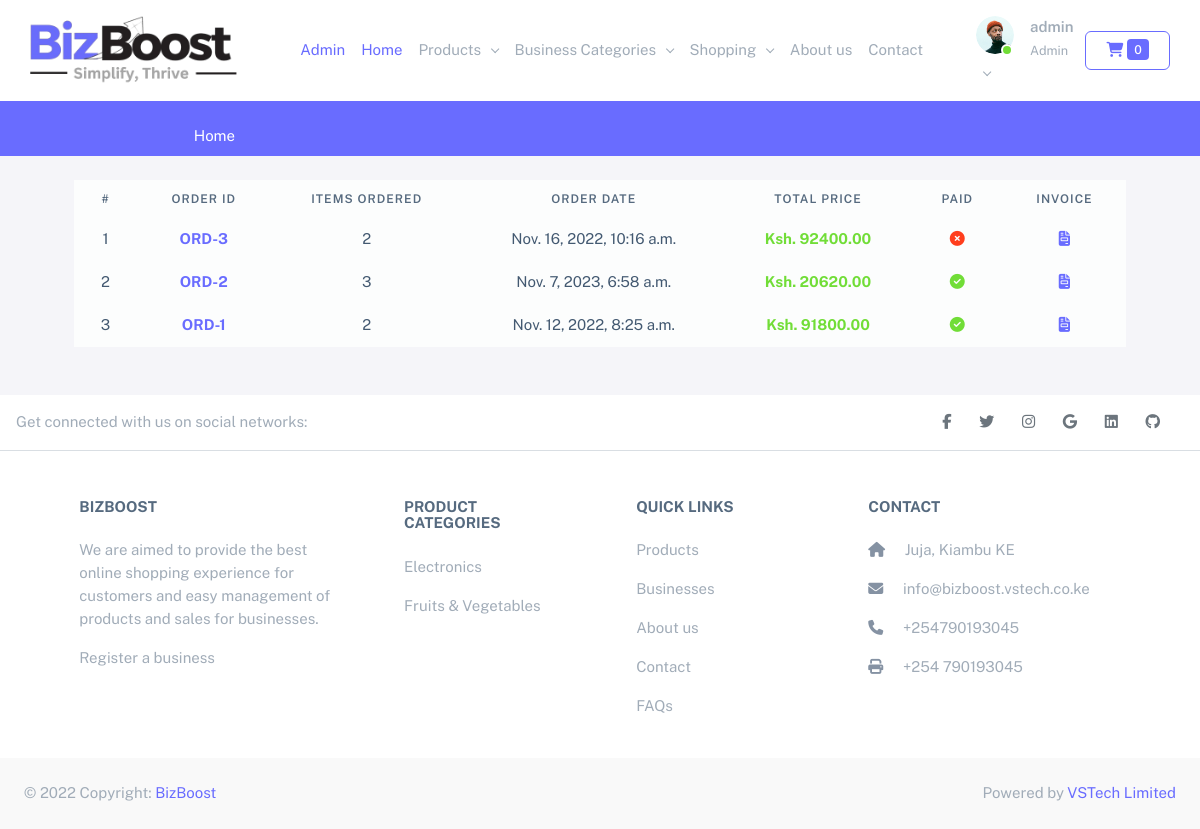
Page /order/history/ (signed in) on the committed database.
### users/models.py (models this page shows, shortened)
class Profile(models.Model):
    user = models.OneToOneField('auth.User', on_delete=models.CASCADE)
    gender = models.CharField(max_length=10, choices=GENDER_CHOICES)
    image = ResizedImageField(
        null=True,
        upload_to=content_file_name,
        blank=True,
        size=[500, 500]
    )
    phone_number = PhoneNumberField(null=True, blank=True)
    bio = models.TextField(max_length=500, blank=True, null=True)
    languages = models.ManyToManyField(Language, blank=True)
    dob = models.DateField(null=True, blank=True)
    github_url = models.URLField(max_length=300, blank=True, null=True)
    linkedin_url = models.URLField(max_length=300, blank=True, null=True)
    facebook_url = models.URLField(max_length=300, null=True, blank=True)
    twitter_url = models.URLField(max_length=300, null=True, blank=True)
    created_at = models.DateTimeField(auto_now_add=True)

### order/models.py (models this page shows, shortened)
class Order(models.Model):
    user = models.ForeignKey(User, on_delete=models.CASCADE, related_name='order')
    created = models.DateTimeField(auto_now_add=True)
    updated = models.DateTimeField(auto_now=True)
    paid = models.BooleanField(default=False)
    class Meta:
        ordering = ['-created']
        indexes = [
            models.Index(fields=['-created']),
        ]
    def get_total_cost(self):
        return sum(item.get_cost() for item in self.items.all())

class OrderItem(models.Model):
    order = models.ForeignKey(Order, related_name='items', on_delete=models.CASCADE)
    product = models.ForeignKey(Product, on_delete=models.CASCADE, related_name='order_items')
    price = models.DecimalField(max_digits=10, decimal_places=2)
    quantity = models.PositiveIntegerField(default=1)
    def get_cost(self):
        return self.price * self.quantity

### core/models.py (models this page shows, shortened)
class Vsmatt(models.Model):
    title = models.CharField(max_length=255)
    logo = models.ImageField(upload_to='uploads/vsmatt/logo', blank=True, null=True)
    about_us = models.TextField(blank=True, null=True)
    phone_number = PhoneNumberField(blank=True, null=True)
    twitter = models.URLField(blank=True, null=True)
    facebook = models.URLField(blank=True, null=True)
    linkedin = models.URLField(blank=True, null=True)
    instagram = models.URLField(blank=True, null=True)
    github = models.URLField(blank=True, null=True)
    email = models.EmailField(blank=True, null=True)
    address = models.CharField(blank=True, null=True, max_length=256)
    set_current = models.BooleanField(default=False)
    longitude = models.DecimalField(max_digits=22, decimal_places=16, default=37.0106327842076)
    latitude = models.DecimalField(max_digits=22, decimal_places=16, default=-1.1139084362152138)
    def __str__(self):
        return self.title

### products/models.py (models this page shows)
class ProductCategory(models.Model):
    title = models.CharField(max_length=200)
    slug = models.SlugField(max_length=200, unique=True)
    image = ResizedImageField(
        upload_to=category_file_name,
        blank=True,
        null=True,
        size=[100, 100]
    )
    created_by = models.ForeignKey('auth.User', related_name='category_author', on_delete=models.CASCADE)
    created_at = models.DateTimeField(auto_now_add=True)
    updated_at = models.DateTimeField(auto_now=True)
    class Meta:
        ordering = ('title',)
        verbose_name = 'category'
        verbose_name_plural = 'Product Categories'
    def __str__(self):
        return self.title
    def get_absolute_url(self):
        return reverse(
            'products:category',
            args=[
                self.slug
            ])

### order/views.py (the view)
# urls.py: path('history/', views.order_history, name='order_history'),
@login_required
def order_history(request):
    orders = Order.objects.filter(user=request.user)
    return render(request, 'farm/order/history.html', {'orders': orders})

### business/context_processor.py (called while the page is built)
def business_categories(request):
    return {'business_categories': BusinessCategory.objects.all()}

### business/models.py (called while the page is built)
    def __str__(self):
        return self.title

    def get_absolute_url(self):
        return reverse('business:category', args=[self.slug])

### cart/cart.py (called while the page is built)
    def __len__(self):
        return sum(item['quantity'] for item in self.cart.values())

### cart/context_processor.py (called while the page is built)
def cart(request):
    return {'cart': Cart(request)}

### core/context_processor.py (called while the page is built)
def vsmatt(request):
    return {'vsmatt': Vsmatt.objects.filter(set_current=True).first()}

### products/context_processor.py (called while the page is built)
def product_categories(request):
    return {"product_categories": ProductCategory.objects.all()}

### templates/farm/order/history.html (shortened to what this page needs)
{% extends "base.html" %}
{% load static %}
{% block content %}
<div class="container-fluid">
    <div class="row px-xl-5">
        <div class="col-lg-12 table-responsive mb-5">
            <table class="table table-light table-borderless table-hover text-center mb-0 my-4">
                <thead class="thead-dark">
                    <tr>
                        <th>#</th>
                        <th>Order Id</th>
                        <th>Items Ordered</th>
                        <th>Order Date</th>
                        <th>Total Price</th>
                        <th>Paid</th>
                        <th>Invoice</th>
                    </tr>
                </thead>
                <tbody class="align-middle">
                    {% for order in orders %}
                        <tr>
                            <td>{{forloop.counter}}</td>
                            <td><a class="fw-bold text-primary" href="{% url 'order:order_details' order.id %}">ORD-{{order.id}}</a></td>
                            <td>{{ order.items.all | length }}</td>
                            <td>{{order.updated}}</td>
                            <td class="fw-bold text-success">Ksh. {{order.get_total_cost}}</td>
                            <td>{% if order.paid %}<i class="fa fa-check-circle text-success" aria-hidden="true"></i>{% else %}<i class="fa fa-times-circle text-danger" aria-hidden="true"></i>{% endif %}</td>
                            <td><a href="{% url 'order:order_invoice' order.id %}" title="Invoice"><i class="fas fa-file-invoice"></i></a></td>
                        </tr>
                    {% endfor %}
                </tbody>
            </table>
        </div>
    </div>
</div>
{% endblock %}

### templates/partials/top-bar.html (shortened to what this page needs)
{% load static %}
<nav class="navbar navbar-expand-lg bg-white">
  <div class="container-fluid">
    <a class="navbar-brand" href="/"><img src="{% static 'img/favicon/logo.png' %}" height="70" alt="BizBoost Logo"></a>
    <div class="collapse navbar-collapse" id="navbarSupportedContent">
      <ul class="navbar-nav me-auto mb-2 mb-lg-0">
        {% if user.is_superuser %}
          <li class="nav-item">
            <a class="nav-link text-primary" aria-current="page" href="{% url 'admin:index' %}">Admin</a>
          </li>
        {% endif %}
        <li class="nav-item">
          <a class="nav-link active text-primary" aria-current="page" href="/">Home</a>
        </li>
        <li class="nav-item dropdown">
          <a class="nav-link dropdown-toggle" href="#" role="button" data-bs-toggle="dropdown" aria-expanded="false">
            Products
          </a>
        </li>
        <li class="nav-item dropdown">
          <a class="nav-link dropdown-toggle" href="#" role="button" data-bs-toggle="dropdown" aria-expanded="false">
            Business Categories
          </a>
        </li>
        <li class="nav-item dropdown">
          <a class="nav-link dropdown-toggle" href="#" role="button" data-bs-toggle="dropdown" aria-expanded="false">
            Shopping
          </a>
        </li>
        <li class="nav-item">
          <a class="nav-link" href="{% url 'about' %}">About us</a>
        </li>
        <li class="nav-item">
          <a class="nav-link" href="{% url 'contact' %}">Contact</a>
        </li>
      </ul>
      <ul class="navbar-nav mb-2 mb-lg-0 d-flex align-items-center">
        <li class="nav-item dropdown">
          <a class="nav-link dropdown-toggle" href="#" role="button" data-bs-toggle="dropdown" aria-expanded="false">
            <div class="d-flex">
              <div class="flex-shrink-0 me-3">
                <div class="avatar avatar-online">
                  {% if user.is_authenticated %}
                  {% if user.profile.image %}
                  <img src="{{user.profile.image.url}}" style="max-width: 50px; max-height: 50px;" class="rounded-circle" alt="...">
                  {% else %}
                  <img src="{% static 'img/avatardefault.png' %}" style="max-width: 50px; max-height: 50px;" class="rounded-circle" alt="...">
                  {% endif %}
                  {% else %}
                  <img src="{% static 'img/avatardefault.png' %}" style="max-width: 50px; max-height: 50px;" class="rounded-circle" alt="...">
                  {% endif %}
                </div>
              </div>
              {% if user.is_authenticated %}
              <div class="flex-grow-1">
                <span class="fw-semibold d-block">{{user}}</span>
                <small class="text-muted">
                  {% if user.is_superuser %}Admin{% else %}{{user.profile.account_type}}{% endif %}
                </small>
              </div>
              {% endif %}
            </div>
          </a>
        </li>
        <li class="nav-item">
          <a href="{% url 'cart:view_cart_detail' %}" class="btn btn-outline-primary my-2 my-sm-0 mx-1">
              <i class="fa fa-shopping-cart" aria-hidden="true"></i> <span class="badge badge-primary">{{cart|length}}</span>
          </a>
        </li>
      </ul>
    </div>
  </div>
</nav>

### templates/partials/footer.html
<footer class="text-center text-lg-start bg-white text-muted">
    <section class="d-flex justify-content-center justify-content-lg-between p-3 border-bottom">
      <div class="me-5 d-none d-lg-block">
        <span>Get connected with us on social networks:</span>
      </div>
      <div>
        {% if vsmatt.facebook %}
          <a href="{{ vsmatt.facebook }}" class="me-4 link-secondary">
            <i class="fab fa-facebook-f"></i>
          </a>
        {% endif %}
        {% if vsmatt.twitter %}
          <a href="{{ vsmatt.twitter }}" class="me-4 link-secondary">
            <i class="fab fa-twitter"></i>
          </a>
        {% endif %}
        {% if vsmatt.instagram %}
          <a href="{{ vsmatt.instagram }}" class="me-4 link-secondary">
            <i class="fab fa-instagram"></i>
          </a>
        {% endif %}
        {% if vsmatt.email %}
          <a href="mailto:{{ vsmatt.email }}" class="me-4 link-secondary">
            <i class="fab fa-google"></i>
          </a>
        {% endif %}
        {% if vsmatt.linkedin %}
          <a href="{{ vsmatt.linkedin }}" class="me-4 link-secondary">
            <i class="fab fa-linkedin"></i>
          </a>
        {% endif %}
        {% if vsmatt.github %}
          <a href="{{ vsmatt.github }}" class="me-4 link-secondary">
            <i class="fab fa-github"></i>
          </a>
        {% endif %}
      </div>
    </section>
    <section class="">
      <div class="container text-center text-md-start mt-5">
        <div class="row mt-3">
          <div class="col-md-3 col-lg-4 col-xl-3 mx-auto mb-4">
            <h6 class="text-uppercase fw-bold mb-4">
              {{ vsmatt | default:"BizBoost" }}
            </h6>
            <p>
              We are aimed to provide the best online shopping experience for customers and easy management of products and sales for businesses.
              <p><a href="{% url 'business:register_business' %}" class="text-reset">Register a business</a></p>
            </p>
          </div>
          <div class="col-md-2 col-lg-2 col-xl-2 mx-auto mb-4">
            <h6 class="text-uppercase fw-bold mb-4">
                Product Categories
            </h6>
            {% if product_categories %}
              {% for category in product_categories %}
                <p><a href="{{ category.get_absolute_url }}" class="text-reset">{{category}}</a></p>
              {% endfor %}
            {% else %}
              <p>No Available Category</p>
            {% endif %}
          </div>
          <div class="col-md-3 col-lg-2 col-xl-2 mx-auto mb-4">
            <h6 class="text-uppercase fw-bold mb-4">
              Quick links
            </h6>
            <p>
              <a href="{% url 'products:products_list' %}" class="text-reset">Products</a>
            </p>
            <p>
              <a href="{% url 'business:businesses' %}" class="text-reset">Businesses</a>
            </p>
            <p>
              <a href="{% url 'about' %}" class="text-reset">About us</a>
            </p>
            <p>
              <a href="{% url 'contact' %}" class="text-reset">Contact</a>
            </p>
            <p>
              <a href="{% url 'faq' %}" class="text-reset">FAQs</a>
            </p>
          </div>
          <div class="col-md-4 col-lg-3 col-xl-3 mx-auto mb-md-0 mb-4">
            <h6 class="text-uppercase fw-bold mb-4">Contact</h6>
            <p><i class="fas fa-home me-3 text-secondary"></i> {{vsmatt.address | default:"Juja KE 52106-00100"}} </p>
            <p>
              <i class="fas fa-envelope me-3 text-secondary"></i>
              {{vsmatt.email | default:"info@bizboost.vstech.co.ke"}}
            </p>
            <p><i class="fas fa-phone me-3 text-secondary"></i> {{ vsmatt.phone_number | default:"+25490193045"}} </p>
            <p><i class="fas fa-print me-3 text-secondary"></i> +254 790193045</p>
          </div>
        </div>
      </div>
    </section>
    <div class="text-center p-4" style="background-color: rgba(0, 0, 0, 0.025);">
      <div class="d-flex justify-content-between">
        <span>© 2022 Copyright: <a href="https://bizboost.vstech.co.ke/">BizBoost</a></span>
        <span>Powered by <a href="https://vstech.co.ke/">VSTech Limited</a></span>
      </div>
    </div>
  </footer>

### rows in the picture
Order: id "3", items.all|length "2", updated "Nov. 16, 2022, 10:16 a.m.", get_total_cost "92400.00", paid False (drawn)
Order: id "2", items.all|length "3", updated "Nov. 7, 2023, 6:58 a.m.", get_total_cost "20620.00", paid True (drawn)
Order: id "1", items.all|length "2", updated "Nov. 12, 2022, 8:25 a.m.", get_total_cost "91800.00", paid True (drawn)
Vsmatt: title "BIZBOOST", address "Juja, Kiambu KE", email "info@bizboost.vstech.co.ke", phone_number "+254790193045"
ProductCategory: title "Electronics"
ProductCategory: title "Fruits & Vegetables"

### other values in the picture
{{ user }} "admin"
{{ cart|length }} "0"
